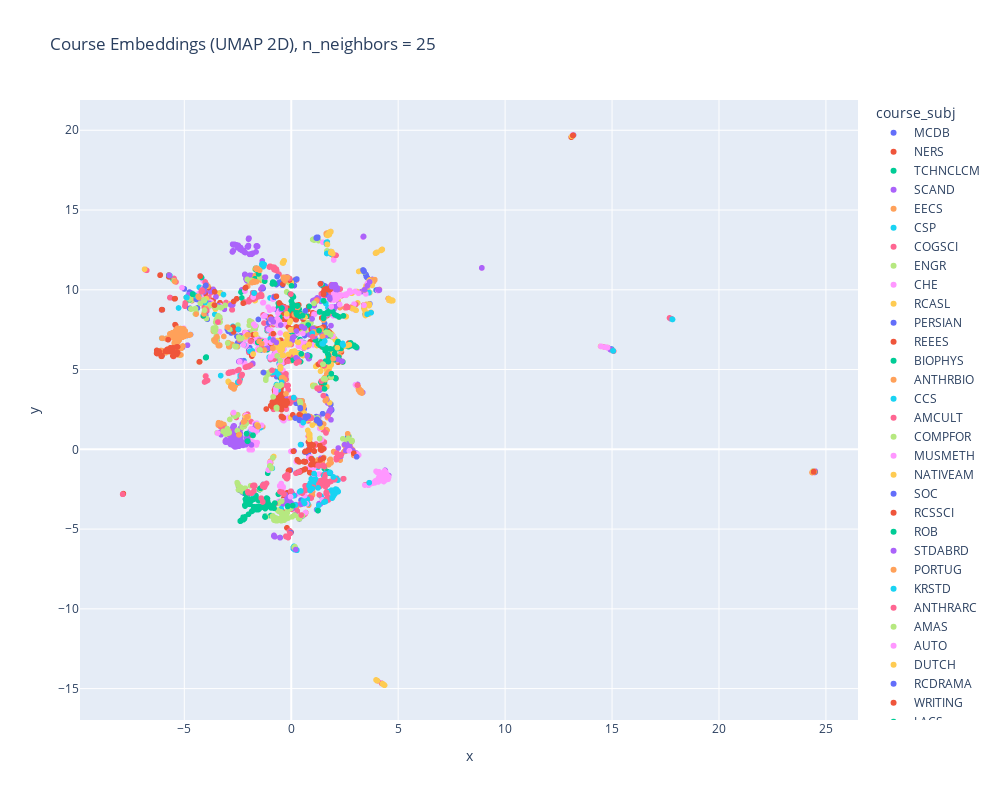

The code cell stored with this chart in its notebook:
### Markdown cell above
## UMAP

### Code cell
# Visualize embeddings using UMAP (2D)
n_neighbors = 25
umap_model_2d = umap.UMAP(n_components=2, random_state=42, n_neighbors=n_neighbors)

# Extract embeddings from df_selected
embedding_cols = [c for c in df_embeddings.columns if c.startswith('embedding_')]
embeddings_subset = df_embeddings[embedding_cols].values

embeddings_umap_2d = umap_model_2d.fit_transform(embeddings_subset)

# Create a DataFrame for Plotly
df_vis = df_embeddings.copy()
df_vis['x'] = embeddings_umap_2d[:, 0]
df_vis['y'] = embeddings_umap_2d[:, 1]
df_vis['course_code'] = df_vis['course_subj'] + ' ' + df_vis['course_number'].astype(str)

fig = px.scatter(
    df_vis,
    x='x',
    y='y',
    color='course_subj',
    # text='course_code',
    hover_name='course_name',
    hover_data=['course_code'],
    title=f"Course Embeddings (UMAP 2D), n_neighbors = {n_neighbors}",
    width=1000,
    height=800
)
fig.update_traces(textposition='top center')
fig.show()
